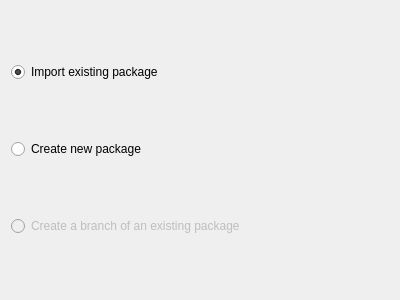
<?xml version="1.0" encoding="UTF-8"?>
<ui version="4.0">
 <class>WizardPage</class>
 <widget class="QWizardPage" name="WizardPage">
  <property name="geometry">
   <rect>
    <x>0</x>
    <y>0</y>
    <width>400</width>
    <height>300</height>
   </rect>
  </property>
  <property name="windowTitle">
   <string>WizardPage</string>
  </property>
  <property name="locale">
   <locale language="English" country="UnitedStates"/>
  </property>
  <property name="title">
   <string>Import packages</string>
  </property>
  <property name="subTitle">
   <string>Do you want to import an existing package from server, create a new one from scratch, or branch an existing package on server ?</string>
  </property>
  <layout class="QVBoxLayout" name="verticalLayout">
   <item>
    <widget class="QRadioButton" name="importExistingPackageButton">
     <property name="text">
      <string>Import existing package</string>
     </property>
     <property name="checked">
      <bool>true</bool>
     </property>
    </widget>
   </item>
   <item>
    <widget class="QRadioButton" name="createNewPackageButton">
     <property name="text">
      <string>Create new package</string>
     </property>
    </widget>
   </item>
   <item>
    <widget class="QRadioButton" name="branchPackageButton">
     <property name="enabled">
      <bool>false</bool>
     </property>
     <property name="toolTip">
      <string>Not implemented</string>
     </property>
     <property name="text">
      <string>Create a branch of an existing package</string>
     </property>
    </widget>
   </item>
  </layout>
 </widget>
 <resources/>
 <connections/>
</ui>
